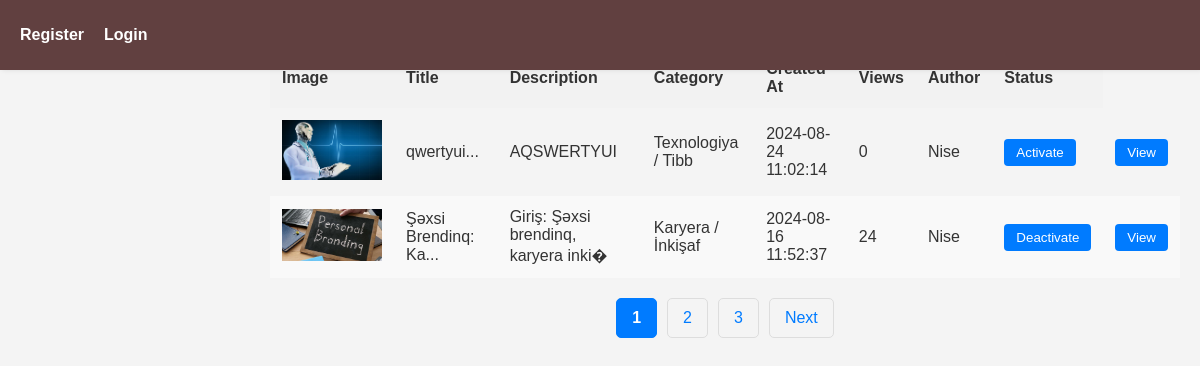
The app's page /admin/blogs/allblogs.php with its own data.
### tables this page shows
CREATE TABLE `blogs` (
  `id` bigint(20) NOT NULL,
  `user_id` bigint(20) DEFAULT NULL,
  `category_id` bigint(20) DEFAULT NULL,
  `title` varchar(1000) NOT NULL,
  `description` mediumtext NOT NULL,
  `profile` varchar(255) NOT NULL,
  `is_publish` tinyint(1) DEFAULT 0,
  `view_count` int(11) DEFAULT 0,
  `created_at` timestamp NOT NULL DEFAULT current_timestamp(),
  `updated_at` timestamp NOT NULL DEFAULT current_timestamp() ON UPDATE current_timestamp()
);

CREATE TABLE `categories` (
  `id` bigint(20) NOT NULL,
  `name` varchar(255) NOT NULL,
  `created_at` timestamp NOT NULL DEFAULT current_timestamp(),
  `update_at` timestamp NOT NULL DEFAULT current_timestamp()
);

CREATE TABLE `users` (
  `id` bigint(20) NOT NULL,
  `name` varchar(255) NOT NULL,
  `surname` varchar(255) NOT NULL,
  `password` varchar(255) NOT NULL,
  `gender` int(11) NOT NULL,
  `dob` date NOT NULL,
  `profile` varchar(255) DEFAULT NULL,
  `email` varchar(255) NOT NULL,
  `active` int(11) DEFAULT 0,
  `role` int(11) DEFAULT 0,
  `otp` int(11) DEFAULT NULL,
  `created_at` timestamp NOT NULL DEFAULT current_timestamp(),
  `updated_at` timestamp NOT NULL DEFAULT current_timestamp()
);

### admin/blogs/allblogs.php (the view, shortened to what this page needs)
<?php
include '../../index.php';
$page = empty($_GET['page']) ? 1 : $_GET['page'];
$limit = 2;
$startLimit = ($page - 1) * $limit;
$sqlTotal = "SELECT COUNT(*) FROM blogs";
$resultTotal = $connection->prepare($sqlTotal);
$resultTotal->execute();
$totalRecord = $resultTotal->fetchColumn();
$pageNumber = ceil($totalRecord / $limit);
$paginationRange = 3;
$startPage = max(1, $page - floor($paginationRange / 2));
$endPage = min($pageNumber, $page + floor($paginationRange / 2));
if ($endPage - $startPage + 1 < $paginationRange) {
    if ($startPage > 1) {
        $startPage = max(1, $endPage - $paginationRange + 1);
    } else {
        $endPage = min($pageNumber, $startPage + $paginationRange - 1);
    }
}
$sql = "
    SELECT
        b.id AS blog_id,
        b.title AS blog_title,
        b.description AS blog_description,
        b.profile AS blog_profile_image,
        b.created_at AS blog_created_at,
        b.view_count AS blog_view_count,
        b.is_publish AS blog_is_publish,
        c.name AS category_name,
        u.name AS user_name
    FROM
        blogs b
    JOIN
        categories c ON b.category_id = c.id
    JOIN
        users u ON b.user_id = u.id
    ORDER BY
        b.created_at DESC
         LIMIT $startLimit, $limit
";
$result = $connection->prepare($sql);
$result->execute();
$blogs = $result->fetchAll(PDO::FETCH_ASSOC);
?>
<div class="hero">
    <h2>All Blogs</h2>
    <table>
        <thead>
            <tr>
                <th>Image</th>
                <th>Title</th>
                <th>Description</th>
                <th>Category</th>
                <th>Created At</th>
                <th>Views</th>
                <th>Author</th>
                <th>Status</th>
            </tr>
        </thead>
        <tbody>
            <?php if ($blogs): ?>
                <?php foreach ($blogs as $blog): ?>
                    <tr>
                        <td>
                            <?php if ($blog['blog_profile_image']): ?>
                                <img src="../../public/<?= htmlspecialchars($blog['blog_profile_image']); ?>" alt="Blog Image" class="blog-image">
                            <?php endif; ?>
                        </td>
                        <td><?= htmlspecialchars(substr($blog['blog_title'], 0, 20)) . "..." ?></td>
                        <td><?= htmlspecialchars(substr($blog['blog_description'], 0, 40)); ?></td>
                        <td><?= htmlspecialchars($blog['category_name']); ?></td>
                        <td><?= htmlspecialchars($blog['blog_created_at']); ?></td>
                        <td><?= htmlspecialchars($blog['blog_view_count']); ?></td>
                        <td><?= htmlspecialchars($blog['user_name']); ?></td>
                        <td class="actions">
                            <?php if ($blog['blog_is_publish']): ?>
                                <a href="?id=<?= $blog['blog_id']; ?>&status=0">
                                    <button type="button">Deactivate</button>
                                </a>
                            <?php else: ?>
                                <a href="?id=<?= $blog['blog_id']; ?>&status=1">
                                    <button type="button">Activate</button>
                                </a>
                            <?php endif; ?>
                        </td>
                        <td>
                            <a href="http://localhost/final-project-php/admin/blogs/detailblog.php?id=<?= htmlspecialchars($blog['blog_id']); ?>">
                                <button class="viewBtn">View</button>
                            </a>
                        </td>
                    </tr>
                <?php endforeach; ?>
            <?php else: ?>
                <tr>
                    <td>No blogs found.</td>
                </tr>
            <?php endif; ?>
        </tbody>
    </table>
    <div class="pagination">
        <?php for ($i = $startPage; $i <= $endPage; $i++): ?>
            <a href="?page=<?= $i; ?>" class="<?= $i == $page ? 'active' : ''; ?>"><?= $i; ?></a>
        <?php endfor; ?>
        <?php if ($page < $pageNumber): ?>
            <a href="?page=<?= $page + 1; ?>">Next</a>
        <?php endif; ?>
    </div>
</div>

### head.php (style rules this page uses)
* { box-sizing: border-box; margin: 0; padding: 0; text-decoration: none; list-style: none; }
body { font-family: Arial, sans-serif; background-color: #f4f4f4; color: #333; margin: 0; padding: 0; outline: none; }
.hero { margin-left:250px; padding: 20px; }

### admin/blogs/allblogs.php (style rules this page uses)
table { width: 100%; border-collapse: collapse; }
th, td { padding: 12px; text-align: left; }
th { background-color: #f2f2f2; font-weight: bold; }
tr:nth-child(even) { background-color: #f9f9f9; }
.actions button, .viewBtn { padding: 6px 12px; background-color: #007bff; color: white; border: none; border-radius: 4px; cursor: pointer; }
.blog-image { max-width: 100px; }
.pagination { display: flex; justify-content: center; margin-top: 20px; }
.pagination a { color: #007bff; padding: 10px 15px; margin: 0 5px; text-decoration: none; border: 1px solid #ddd; border-radius: 5px; transition: background-color 0.3s, color 0.3s; }
.pagination a.active { background-color: #007bff; color: #fff; border-color: #007bff; font-weight: bold; }

### records on screen
blogs: profile (picture), title "qwertyui", description "AQSWERTYUI", category.name "Texnologiya / Tibb", created_at "2024-08-24 11:02:14", view_count "0", user.name "Nise"
blogs: profile (picture), title "Şəxsi Brendinq: Ka", description "Giriş: Şəxsi brendinq, karyera inki�", category.name "Karyera / İnkişaf", created_at "2024-08-16 11:52:37", view_count "24", user.name "Nise"
